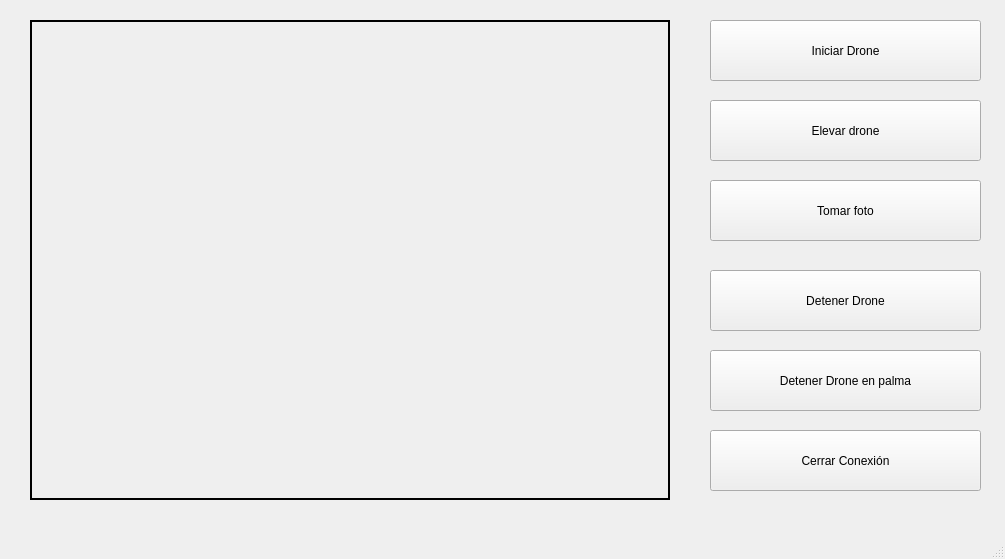
<?xml version="1.0" encoding="UTF-8"?>
<ui version="4.0">
 <class>MainWindow</class>
 <widget class="QMainWindow" name="MainWindow">
  <property name="geometry">
   <rect>
    <x>0</x>
    <y>0</y>
    <width>1005</width>
    <height>559</height>
   </rect>
  </property>
  <property name="windowTitle">
   <string>MainWindow</string>
  </property>
  <widget class="QWidget" name="centralwidget">
   <widget class="QPushButton" name="StartButton">
    <property name="geometry">
     <rect>
      <x>710</x>
      <y>20</y>
      <width>271</width>
      <height>61</height>
     </rect>
    </property>
    <property name="text">
     <string>Iniciar Drone</string>
    </property>
   </widget>
   <widget class="QPushButton" name="StopButton">
    <property name="geometry">
     <rect>
      <x>710</x>
      <y>270</y>
      <width>271</width>
      <height>61</height>
     </rect>
    </property>
    <property name="text">
     <string>Detener Drone</string>
    </property>
   </widget>
   <widget class="QPushButton" name="PictureButton">
    <property name="geometry">
     <rect>
      <x>710</x>
      <y>180</y>
      <width>271</width>
      <height>61</height>
     </rect>
    </property>
    <property name="text">
     <string>Tomar foto</string>
    </property>
   </widget>
   <widget class="QLabel" name="CameraLabel">
    <property name="geometry">
     <rect>
      <x>30</x>
      <y>20</y>
      <width>640</width>
      <height>480</height>
     </rect>
    </property>
    <property name="styleSheet">
     <string notr="true">border: 2px solid;</string>
    </property>
    <property name="text">
     <string/>
    </property>
   </widget>
   <widget class="QPushButton" name="PalmButton">
    <property name="geometry">
     <rect>
      <x>710</x>
      <y>350</y>
      <width>271</width>
      <height>61</height>
     </rect>
    </property>
    <property name="text">
     <string>Detener Drone en palma</string>
    </property>
   </widget>
   <widget class="QPushButton" name="close_button">
    <property name="geometry">
     <rect>
      <x>710</x>
      <y>430</y>
      <width>271</width>
      <height>61</height>
     </rect>
    </property>
    <property name="text">
     <string>Cerrar Conexión</string>
    </property>
   </widget>
   <widget class="QPushButton" name="FlightButton">
    <property name="geometry">
     <rect>
      <x>710</x>
      <y>100</y>
      <width>271</width>
      <height>61</height>
     </rect>
    </property>
    <property name="text">
     <string>Elevar drone</string>
    </property>
   </widget>
  </widget>
  <widget class="QMenuBar" name="menubar">
   <property name="geometry">
    <rect>
     <x>0</x>
     <y>0</y>
     <width>1005</width>
     <height>20</height>
    </rect>
   </property>
  </widget>
  <widget class="QStatusBar" name="statusbar"/>
 </widget>
 <resources/>
 <connections/>
</ui>
